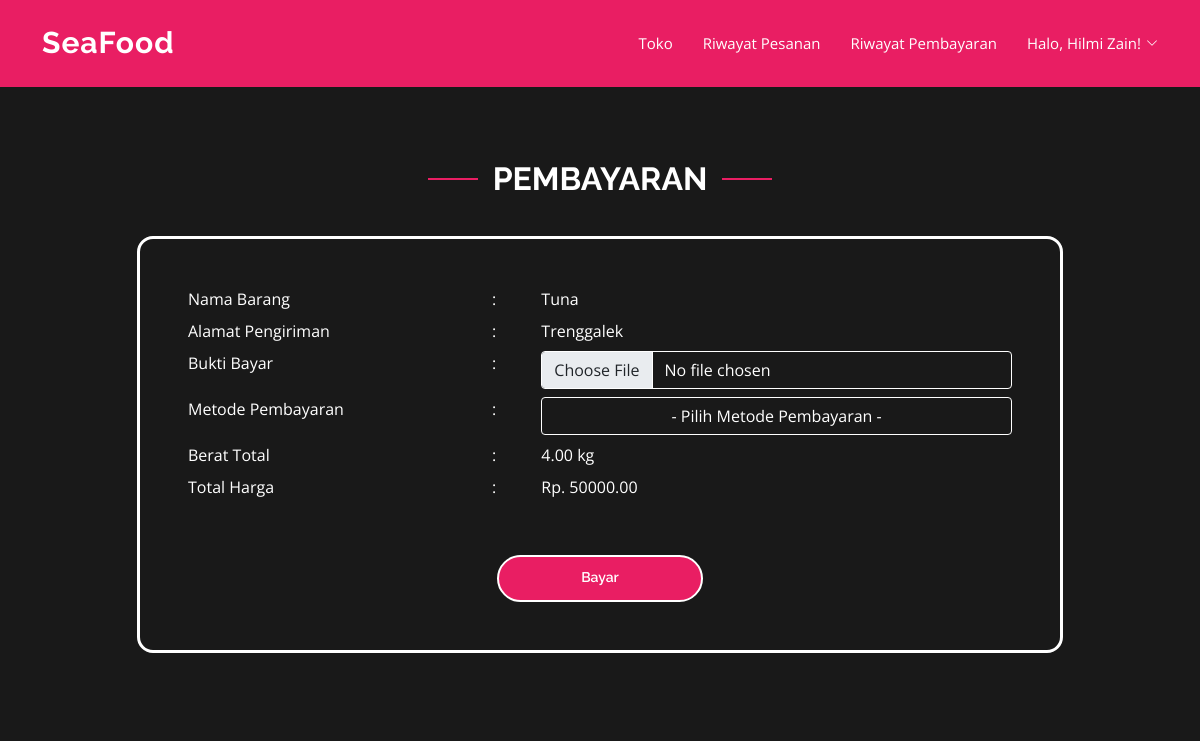
The page /user/pembayaran.php?idPemesanan=20062201 (signed in) on the database its author committed.
### tables this page shows
CREATE TABLE `calon_konsumen` (
  `ID_CALON_KONSUMEN` char(8) NOT NULL,
  `ID_NEGARA` char(4) NOT NULL,
  `NAMA_CALON_KONSUMEN` varchar(50) DEFAULT NULL,
  `EMAIL_CALON_KONSUMEN` varchar(100) DEFAULT NULL,
  `PASSWORD_CALON_KONSUMEN` varchar(255) DEFAULT NULL,
  `TGL_PENAWARAN_TERAKHIR` date DEFAULT NULL,
  PRIMARY KEY (`ID_CALON_KONSUMEN`),
  KEY `CKONS_NEGARA_FK` (`ID_NEGARA`),
  CONSTRAINT `CKONS_NEGARA_FK` FOREIGN KEY (`ID_NEGARA`) REFERENCES `negara` (`ID_NEGARA`)
);

CREATE TABLE `barang` (
  `ID_BARANG` char(4) NOT NULL,
  `ID_JENIS` char(2) NOT NULL,
  `NAMA_BARANG` varchar(30) DEFAULT NULL,
  `STOK_BARANG` int(11) DEFAULT NULL,
  `BERAT_BARANG` float(8,2) DEFAULT NULL,
  `HARGA_JUAL` float(8,2) DEFAULT NULL,
  `GAMBAR_BARANG` varchar(100) DEFAULT NULL,
  PRIMARY KEY (`ID_BARANG`),
  KEY `BARANG_J_BARANG_FK` (`ID_JENIS`),
  CONSTRAINT `BARANG_J_BARANG_FK` FOREIGN KEY (`ID_JENIS`) REFERENCES `jenis_barang` (`ID_JENIS`),
  CONSTRAINT `BARANG_STOK_CK` CHECK (`STOK_BARANG` between 0 and 99999)
);

CREATE TABLE `pemesanan` (
  `ID_PEMESANAN` char(8) NOT NULL,
  `ID_PEGAWAI` char(4) NOT NULL,
  `ID_CALON_KONSUMEN` char(8) NOT NULL,
  `TGL_PEMESANAN` date DEFAULT curdate(),
  `STATUS_PEMESANAN` char(2) DEFAULT NULL,
  `ALAMAT_PENGIRIMAN` varchar(100) DEFAULT NULL,
  `TOTAL_HARGA` float(8,2) DEFAULT NULL,
  PRIMARY KEY (`ID_PEMESANAN`),
  KEY `PEMESANAN_PEGAWAI_FK` (`ID_PEGAWAI`),
  KEY `PEMESANAN_CKONS_FK` (`ID_CALON_KONSUMEN`),
  CONSTRAINT `PEMESANAN_CKONS_FK` FOREIGN KEY (`ID_CALON_KONSUMEN`) REFERENCES `calon_konsumen` (`ID_CALON_KONSUMEN`),
  CONSTRAINT `PEMESANAN_PEGAWAI_FK` FOREIGN KEY (`ID_PEGAWAI`) REFERENCES `pegawai` (`ID_PEGAWAI`)
);

CREATE TABLE `detail_pemesanan` (
  `ID_PEMESANAN` char(8) NOT NULL,
  `ID_BARANG` char(4) NOT NULL,
  `SUB_TOTAL` float(8,2) DEFAULT NULL,
  `TOTAL_BERAT` float(8,2) DEFAULT NULL,
  PRIMARY KEY (`ID_PEMESANAN`,`ID_BARANG`),
  KEY `DPEMESANAN_BARANG_FK` (`ID_BARANG`),
  CONSTRAINT `DPEMESANAN_BARANG_FK` FOREIGN KEY (`ID_BARANG`) REFERENCES `barang` (`ID_BARANG`),
  CONSTRAINT `DPEMESANAN_PEMESANAN_FK` FOREIGN KEY (`ID_PEMESANAN`) REFERENCES `pemesanan` (`ID_PEMESANAN`)
);

### functions.php (called while the page is built, shortened)
<?php
    $koneksi = mysqli_connect('localhost','root','','seafood2');
    function query($query){
        global $koneksi;
        $select = mysqli_query($koneksi, $query);
        $rows = [];
        while ($tampil = mysqli_fetch_assoc($select)){
            $rows [] = $tampil;
        }
        return $rows;
    }
?>

### user/pembayaran.php (the view, shortened to what this page needs)
<?php
    require '../functions.php';
    $emailKonsumen = $_SESSION["email"];
    $konsumen = query("SELECT * FROM calon_konsumen WHERE email_calon_konsumen = '$emailKonsumen'")[0];
    $namaKonsumen = $konsumen["NAMA_CALON_KONSUMEN"];
    $idPemesanan = $_GET["idPemesanan"];
    $pemesanan = query("SELECT * FROM pemesanan where id_pemesanan = '$idPemesanan'")[0];
    $detailPemesanan = query("SELECT * FROM detail_pemesanan WHERE id_pemesanan = '$idPemesanan'")[0];
    $idBarang = $detailPemesanan["ID_BARANG"];
    $barang = query("SELECT * FROM barang WHERE id_barang = '$idBarang'")[0];
?>
<!DOCTYPE html>
<html lang="en">
<head>
  <link href="../assets_LP/vendor/aos/aos.css" rel="stylesheet">
  <link href="../assets_LP/vendor/bootstrap/css/bootstrap.min.css" rel="stylesheet">
  <link href="../assets_LP/vendor/bootstrap-icons/bootstrap-icons.css" rel="stylesheet">
  <link href="../assets_LP/vendor/boxicons/css/boxicons.min.css" rel="stylesheet">
  <link href="../assets_LP/vendor/glightbox/css/glightbox.min.css" rel="stylesheet">
  <link href="../assets_LP/vendor/remixicon/remixicon.css" rel="stylesheet">
  <link href="../assets_LP/vendor/swiper/swiper-bundle.min.css" rel="stylesheet">
  <link href="../assets_LP/css/style.css" rel="stylesheet">
</head>
<body>
  <header id="header" class="fixed-top d-flex align-items-center">
    <div class="container d-flex align-items-center justify-content-between">
      <div class="logo">
        <h1><a href="toko.php">SeaFood</a></h1>
      </div>
      <nav id="navbar" class="navbar">
        <ul>
          <li><a class="nav-link" href="toko.php">Toko</a></li>
          <li><a href="riwayatPemesanan.php">Riwayat Pesanan</a></li>
          <li><a href="riwayatPembayaran.php">Riwayat Pembayaran</a></li>
          <li class="dropdown"><a href="#"><span>Halo, <?= $namaKonsumen; ?>!</span> <i class="bi bi-chevron-down"></i></a>
          </li>
        </ul>
      </nav>
    </div>
  </header>
  <main id="main">
    <section class="pembayaran">
      <div class="container">
        <div class="section-title" data-aos="fade-up">
          <h2>Pembayaran</h2>
        </div>
        <div class="row d-flex justify-content-center align-items-center" data-aos="zoom-in" data-aos-delay="100">
          <div class="col-12 col-md-12 col-lg-10">
            <div class="card shadow-2-strong" style="border-radius: 1rem;">
              <div class="card-body p-5 text-center">
                <form action="" method="post" enctype="multipart/form-data">
                <div class="row mb-2">
                    <div class="col-md-4 d-flex text-left">Nama Barang</div>
                    <div class="col-md-1">:</div>
                    <div class="col-md-7 d-flex text-left"><?= $barang["NAMA_BARANG"]; ?></div>
                </div>
                <div class="row mb-2">
                    <div class="col-md-4 d-flex text-left">Alamat Pengiriman</div>
                    <div class="col-md-1">:</div>
                    <div class="col-md-7 d-flex text-left"><?= $pemesanan["ALAMAT_PENGIRIMAN"]; ?></div>
                </div>
                <div class="row mb-2">
                    <div class="col-md-4 d-flex text-left">Bukti Bayar</div>
                    <div class="col-md-1">:</div>
                    <div class="form-group col-md-7 d-flex text-left">
                          <input type="file" class="form-control form-control-user text-center"
                              name="buktiBayar" required>
                    </div>
                </div>
                <div class="row mb-2">
                    <div class="col-md-4 d-flex text-left">Metode Pembayaran</div>
                    <div class="col-md-1">:</div>
                    <div class="form-group col-md-7 d-flex text-left">
                          <select name="jenisBayar" class="form-control text-center">
                              <option value=""> - Pilih Metode Pembayaran -</option>
                          </select>
                    </div>
                </div>
                <div class="row mb-2">
                    <div class="col-md-4 d-flex text-left">Berat Total</div>
                    <div class="col-md-1">:</div>
                    <div class="col-md-7 d-flex text-left"><?= $detailPemesanan["TOTAL_BERAT"]; ?> kg</div>
                </div>
                <div class="row mb-2">
                    <div class="col-md-4 d-flex text-left">Total Harga</div>
                    <div class="col-md-1">:</div>
                    <div class="col-md-7 d-flex text-left">Rp. <?= $pemesanan["TOTAL_HARGA"]; ?></div>
                </div>
                <button type="submit" name="submit" class="btn-buy mt-5 col-md-3">Bayar</button>
                </form>
              </div>
            </div>
          </div>
        </div>
      </div>
    </section>
  </main>
</body>
</html>

### assets_LP/css/style.css (style rules this page uses)
html { background-color: #191919; }
body { font-family: "Open Sans", sans-serif; color: #444444; }
a { color: #3498db; text-decoration: none; }
#main { margin-top: 100px; background-color: #191919; }
h1, h2, h3, h4, h5, h6 { font-family: "Raleway", sans-serif; }
#header { z-index: 997; transition: all 0.5s; padding: 22px 0; background: #e91e63; }
#header .logo h1 { font-size: 30px; margin: 0; padding: 0; line-height: 1; font-weight: 700; letter-spacing: 1px; }
#header .logo h1 a, #header .logo h1 a:hover { color: #fff; text-decoration: none; }
.navbar { padding: 0; }
.navbar ul { margin: 0; padding: 0; display: flex; list-style: none; align-items: center; }
.navbar li { position: relative; }
.navbar a, .navbar a:focus { display: flex; align-items: center; justify-content: space-between; padding: 10px 0 10px 30px; font-size: 15px; font-weight: 400; color: #fff; white-space: nowrap; transition: 0.3s; text-decoration: none; }
.navbar a i, .navbar a:focus i { font-size: 12px; line-height: 0; margin-left: 5px; }
.form-control { color: #fff; background-color: #191919; border-style: solid; border-width: normal; border-color: #fff; font-size: 16px; }
.pembayaran div { color: #fff; }
.pembayaran .card { background-color: #191919; border-style: solid; border-width: medium; border-color: #fff; }
.pembayaran .form-control { color: #fff; background-color: #191919; border-style: solid; border-width: normal; border-color: #fff; font-size: 16px; }
.pembayaran .btn-buy { display: inline-block; padding: 10px 40px 12px 40px; border-radius: 50px; border: 2px solid #fff; color: #fff; background-color: #e91e63; font-size: 14px; font-weight: 400; font-family: "Raleway", sans-serif; font-weight: 600; transition: 0.3s; }
section { padding: 60px 0; overflow: hidden; }
.section-title { text-align: center; padding-bottom: 30px; }
.section-title h2 { font-size: 32px; font-weight: bold; text-transform: uppercase; position: relative; color: #fff; }
.section-title h2::before, .section-title h2::after { content: ""; width: 50px; height: 2px; background: #e91e63; display: inline-block; }
.section-title h2::before { margin: 0 15px 10px 0; }
.section-title h2::after { margin: 0 0 10px 15px; }

### rows shown on the page
calon_konsumen: NAMA_CALON_KONSUMEN "Hilmi Zain"
barang: NAMA_BARANG "Tuna"
pemesanan: ALAMAT_PENGIRIMAN "Trenggalek", TOTAL_HARGA "50000.00"
detail_pemesanan: TOTAL_BERAT "4.00"
